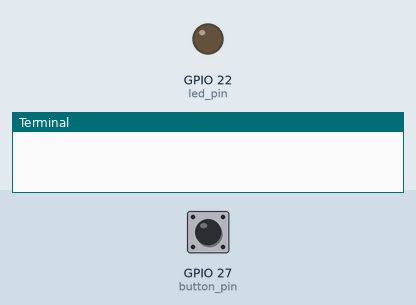
This program was run on a simulated Raspberry Pi (BCM pin numbers). On the bench: output pins drawn as LEDs (lit = HIGH), the last lines printed to the terminal. The test bench sets the inputs (shaded band); at power-on: GPIO 27 (button_pin) LOW.

Above: at 1.2 s.
1.3 s: GPIO 27 (button_pin) pulled HIGH for 0.15 s
At 2.0 s:
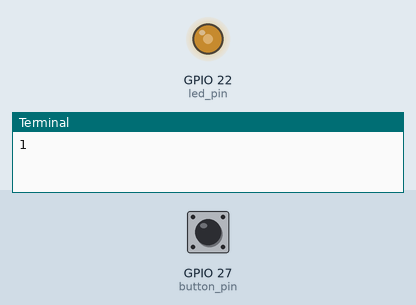
3.1 s: GPIO 27 (button_pin) pulled HIGH for 1 s
At 4.6 s:
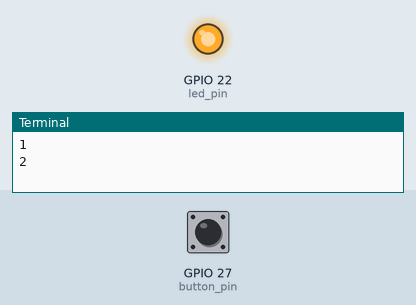
Timing chart, 0 to 6.1 s (numbered marks = the images above; inputs shaded):
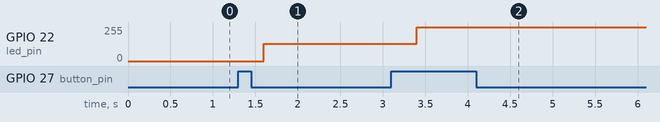

The program:

6_test.py
```python
import time
import RPi.GPIO as GPIO

button_pin =27
led_pin =22

GPIO.setmode(GPIO.BCM)

GPIO.setup(button_pin, GPIO.IN)
GPIO.setup(led_pin, GPIO.OUT)

pwm = GPIO.PWM(led_pin, 1000.0)
pwm.start(0.0) # 0.0~100.0

buttonInputPrev = False
cnt = 0

try:
	while True:
		buttonInput = GPIO.input(button_pin);

		# print(buttonInput)

		if buttonInput and not buttonInputPrev:

			cnt = cnt + 1
			if cnt == 3:
				cnt = 0

			print(cnt)
			time.sleep(0.3)
			if cnt == 0:
				pwm.ChangeDutyCycle(0)
			elif cnt == 1:
				pwm.ChangeDutyCycle(50)
			elif cnt == 2:
				pwm.ChangeDutyCycle(100)

		buttonInputPrev = buttonInput

except KeyboardInterrupt:
	pass

pwm.stop()
GPIO.cleanup()
```

Measured:
- after the input at 1.3 s, GPIO 22 (led_pin): 0/255 → 128/255 after 0.30 s
- after the input at 3.1 s, GPIO 22 (led_pin): 128/255 → 255/255 after 0.30 s
